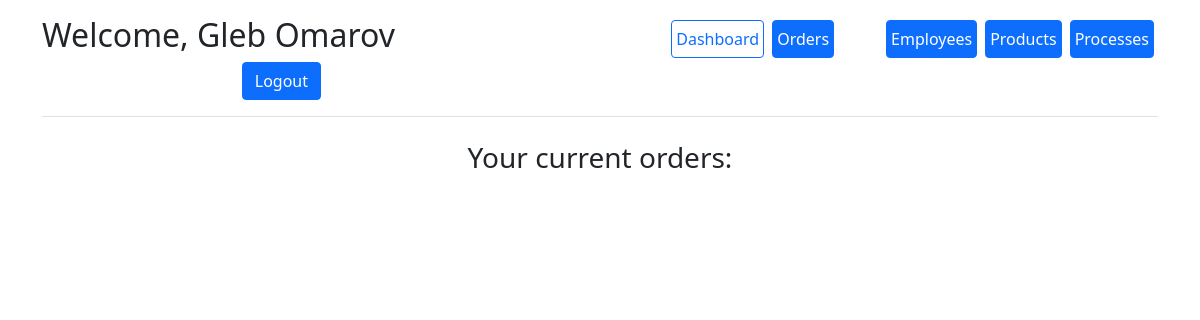
Page /dashboard (signed in) on the earlier database version.
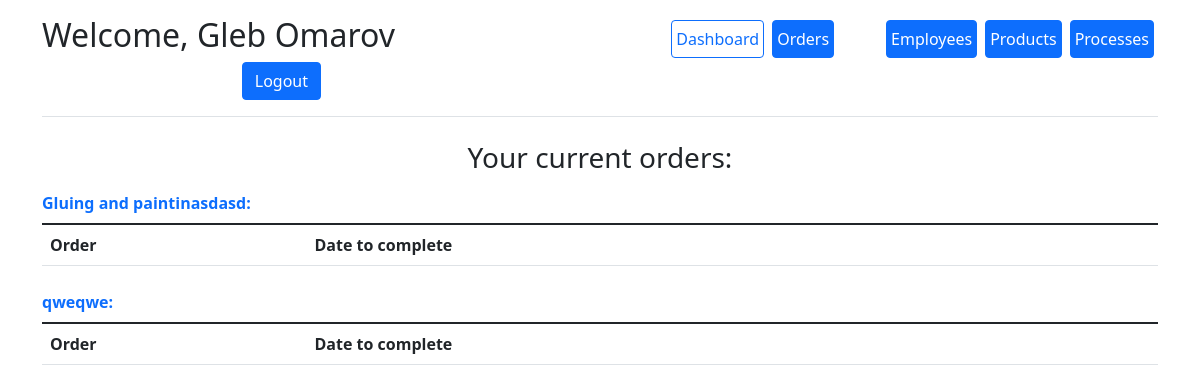
Same page on the later database version.
### app/models.py (models this page shows)
class Process(db.Model):
    process_id = db.Column(db.Integer, primary_key=True, nullable=False, autoincrement=True)
    name = db.Column("Name", db.String)
    responsible_employee = db.Column(db.Integer, db.ForeignKey('employee.id'))
    products = db.relationship("Product", secondary=product_processes, back_populates="processes")
    processes_in_order = db.relationship('ProcessInOrder', backref='Process', lazy='dynamic')

### app/routes.py (the view)
@process_app.route('/dashboard')
@login_required
def dashboard():
    table = [process for process in models.ProcessInOrder.query.filter_by(completed=False) if
             process.Process.responsible_employee == current_user.id]
    return render_template('homepage.html', table=table)

### app/__init__.py (called while the page is built)
@login_manager.user_loader
def load_user(user_id):
    return Employee.query.get(int(user_id))

### app/templates/homepage.html (shortened to what this page needs)
{% extends "base.html" %}
{% block content %}
<div class="container">
    <h3 class="text-center">Your current orders:</h3>
    {% for process in current_user.processes %}
    <table class="table table-hover">
        <caption class="caption-top text-primary fw-bold">{{ process.name }}:</caption>
        <thead>
        <tr>
            <th scope="col">Order</th>
            <th scope="col">Date to complete</th>
            <th scope="col" style="width:18%;"></th>
        </tr>
        </thead>
    </table>
    {% endfor %}
</div>
{% endblock %}

Differences in the rows shown:
now on this page (row edited): Process: name "Gluing and paintinasdasd"
added Process: name "qweqwe"
